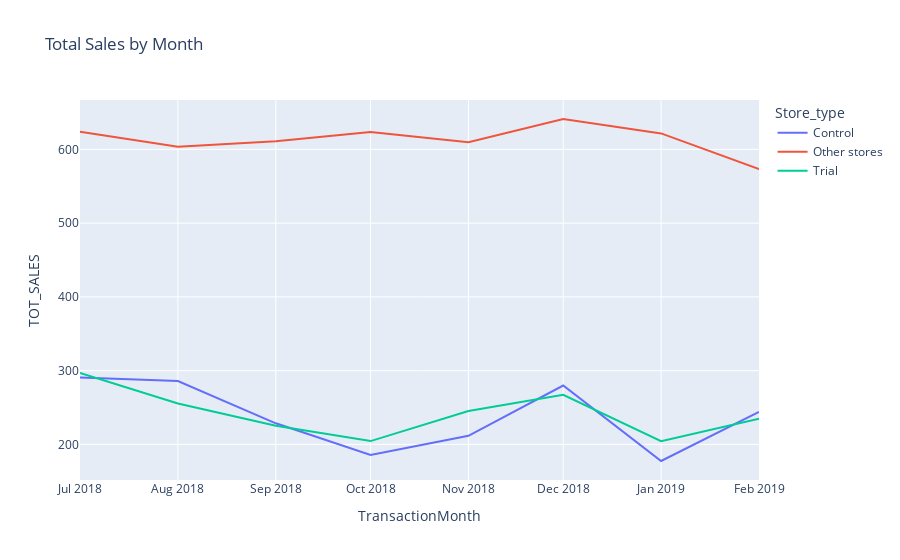

The cell this chart's notebook holds for it:
### Code cell
fig = px.line(pastSales, x="TransactionMonth", y="TOT_SALES", color = 'Store_type',title='Total Sales by Month')
fig.show()

### Figure 1 — Plotly figure (JSON) as saved in the notebook; plotly's stock layout.template omitted (floating-point values rounded to 4 significant figures)
{"data": [{"hovertemplate": "Store_type=Control<br>TransactionMonth=%{x}<br>TOT_SALES=%{y}<extra></extra>", "legendgroup": "Control", "line": {"color": "#636efa", "dash": "solid"}, "marker": {"symbol": "circle"}, "mode": "lines", "name": "Control", "orientation": "v", "showlegend": true, "type": "scatter", "x": ["2018-07-01T00:00:00", "2018-08-01T00:00:00", "2018-09-01T00:00:00", "2018-10-01T00:00:00", "2018-11-01T00:00:00", "2018-12-01T00:00:00", "2019-01-01T00:00:00", "2019-02-01T00:00:00"], "xaxis": "x", "y": [290.7, 285.9, 228.6, 185.7, 211.6, 279.8, 177.5, 244], "yaxis": "y"}, {"hovertemplate": "Store_type=Other stores<br>TransactionMonth=%{x}<br>TOT_SALES=%{y}<extra></extra>", "legendgroup": "Other stores", "line": {"color": "#EF553B", "dash": "solid"}, "marker": {"symbol": "circle"}, "mode": "lines", "name": "Other stores", "orientation": "v", "showlegend": true, "type": "scatter", "x": ["2018-07-01T00:00:00", "2018-08-01T00:00:00", "2018-09-01T00:00:00", "2018-10-01T00:00:00", "2018-11-01T00:00:00", "2018-12-01T00:00:00", "2019-01-01T00:00:00", "2019-02-01T00:00:00"], "xaxis": "x", "y": [623.8, 603.6, 610.9, 623.7, 609.8, 641.3, 621.7, 573.2], "yaxis": "y"}, {"hovertemplate": "Store_type=Trial<br>TransactionMonth=%{x}<br>TOT_SALES=%{y}<extra></extra>", "legendgroup": "Trial", "line": {"color": "#00cc96", "dash": "solid"}, "marker": {"symbol": "circle"}, "mode": "lines", "name": "Trial", "orientation": "v", "showlegend": true, "type": "scatter", "x": ["2018-07-01T00:00:00", "2018-08-01T00:00:00", "2018-09-01T00:00:00", "2018-10-01T00:00:00", "2018-11-01T00:00:00", "2018-12-01T00:00:00", "2019-01-01T00:00:00", "2019-02-01T00:00:00"], "xaxis": "x", "y": [296.8, 255.5, 225.2, 204.5, 245.3, 267.3, 204.4, 235], "yaxis": "y"}], "layout": {"legend": {"title": {"text": "Store_type"}, "tracegroupgap": 0}, "title": {"text": "Total Sales by Month"}, "xaxis": {"anchor": "y", "domain": [0, 1], "title": {"text": "TransactionMonth"}}, "yaxis": {"anchor": "x", "domain": [0, 1], "title": {"text": "TOT_SALES"}}}}
